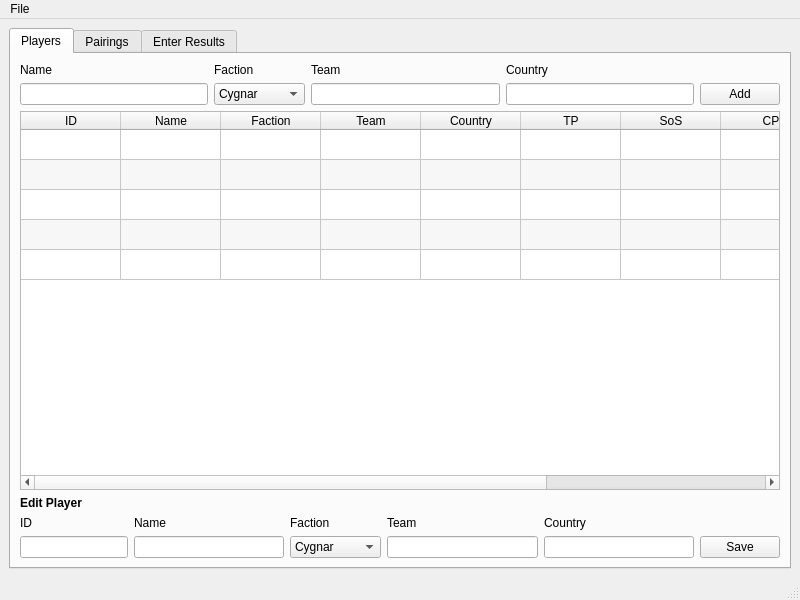
<?xml version="1.0" encoding="UTF-8"?>
<ui version="4.0">
 <class>MainWindow</class>
 <widget class="QMainWindow" name="MainWindow">
  <property name="geometry">
   <rect>
    <x>0</x>
    <y>0</y>
    <width>800</width>
    <height>600</height>
   </rect>
  </property>
  <property name="windowTitle">
   <string>WM Masters 2013</string>
  </property>
  <widget class="QWidget" name="centralwidget">
   <layout class="QHBoxLayout" name="horizontalLayout">
    <item>
     <widget class="QTabWidget" name="tabWidget">
      <property name="currentIndex">
       <number>0</number>
      </property>
      <widget class="QWidget" name="tab_players">
       <attribute name="title">
        <string>Players</string>
       </attribute>
       <layout class="QVBoxLayout" name="verticalLayout">
        <item>
         <layout class="QGridLayout" name="gridLayout">
          <item row="1" column="1">
           <widget class="QComboBox" name="c_faction">
            <item>
             <property name="text">
              <string>Cygnar</string>
             </property>
            </item>
            <item>
             <property name="text">
              <string>Cryx</string>
             </property>
            </item>
            <item>
             <property name="text">
              <string>Khador</string>
             </property>
            </item>
            <item>
             <property name="text">
              <string>Menoth</string>
             </property>
            </item>
            <item>
             <property name="text">
              <string>Retribution</string>
             </property>
            </item>
            <item>
             <property name="text">
              <string>Mercs</string>
             </property>
            </item>
            <item>
             <property name="text">
              <string>Trollbloods</string>
             </property>
            </item>
            <item>
             <property name="text">
              <string>Skorne</string>
             </property>
            </item>
            <item>
             <property name="text">
              <string>Circle</string>
             </property>
            </item>
            <item>
             <property name="text">
              <string>Legion</string>
             </property>
            </item>
            <item>
             <property name="text">
              <string>Minions</string>
             </property>
            </item>
           </widget>
          </item>
          <item row="1" column="3">
           <widget class="QLineEdit" name="e_country"/>
          </item>
          <item row="1" column="0">
           <widget class="QLineEdit" name="e_name"/>
          </item>
          <item row="0" column="1">
           <widget class="QLabel" name="label_2">
            <property name="text">
             <string>Faction</string>
            </property>
           </widget>
          </item>
          <item row="0" column="2">
           <widget class="QLabel" name="label_3">
            <property name="text">
             <string>Team</string>
            </property>
           </widget>
          </item>
          <item row="0" column="0">
           <widget class="QLabel" name="label">
            <property name="text">
             <string>Name</string>
            </property>
           </widget>
          </item>
          <item row="1" column="2">
           <widget class="QLineEdit" name="e_team"/>
          </item>
          <item row="0" column="3">
           <widget class="QLabel" name="label_4">
            <property name="text">
             <string>Country</string>
            </property>
           </widget>
          </item>
          <item row="1" column="4">
           <widget class="QPushButton" name="b_addPlayer">
            <property name="text">
             <string>Add</string>
            </property>
           </widget>
          </item>
         </layout>
        </item>
        <item>
         <widget class="QTableWidget" name="t_players">
          <property name="editTriggers">
           <set>QAbstractItemView::NoEditTriggers</set>
          </property>
          <property name="alternatingRowColors">
           <bool>true</bool>
          </property>
          <property name="sortingEnabled">
           <bool>false</bool>
          </property>
          <property name="rowCount">
           <number>5</number>
          </property>
          <property name="columnCount">
           <number>10</number>
          </property>
          <attribute name="horizontalHeaderDefaultSectionSize">
           <number>100</number>
          </attribute>
          <attribute name="horizontalHeaderShowSortIndicator" stdset="0">
           <bool>false</bool>
          </attribute>
          <attribute name="horizontalHeaderStretchLastSection">
           <bool>true</bool>
          </attribute>
          <attribute name="verticalHeaderVisible">
           <bool>false</bool>
          </attribute>
          <attribute name="verticalHeaderShowSortIndicator" stdset="0">
           <bool>false</bool>
          </attribute>
          <row/>
          <row/>
          <row/>
          <row/>
          <row/>
          <column>
           <property name="text">
            <string>ID</string>
           </property>
          </column>
          <column>
           <property name="text">
            <string>Name</string>
           </property>
          </column>
          <column>
           <property name="text">
            <string>Faction</string>
           </property>
          </column>
          <column>
           <property name="text">
            <string>Team</string>
           </property>
          </column>
          <column>
           <property name="text">
            <string>Country</string>
           </property>
          </column>
          <column>
           <property name="text">
            <string>TP</string>
           </property>
          </column>
          <column>
           <property name="text">
            <string>SoS</string>
           </property>
          </column>
          <column>
           <property name="text">
            <string>CP</string>
           </property>
          </column>
          <column>
           <property name="text">
            <string>KP</string>
           </property>
          </column>
          <column>
           <property name="text">
            <string/>
           </property>
          </column>
         </widget>
        </item>
        <item>
         <layout class="QGridLayout" name="gridLayout_4">
          <item row="0" column="0">
           <widget class="QLabel" name="label_19">
            <property name="styleSheet">
             <string notr="true">font-weight:bold;</string>
            </property>
            <property name="text">
             <string>Edit Player</string>
            </property>
           </widget>
          </item>
          <item row="2" column="4">
           <widget class="QLineEdit" name="e_country_2"/>
          </item>
          <item row="1" column="1">
           <widget class="QLabel" name="label_21">
            <property name="text">
             <string>Name</string>
            </property>
           </widget>
          </item>
          <item row="1" column="0">
           <widget class="QLabel" name="label_20">
            <property name="text">
             <string>ID</string>
            </property>
           </widget>
          </item>
          <item row="1" column="4">
           <widget class="QLabel" name="label_24">
            <property name="text">
             <string>Country</string>
            </property>
           </widget>
          </item>
          <item row="1" column="3">
           <widget class="QLabel" name="label_23">
            <property name="text">
             <string>Team</string>
            </property>
           </widget>
          </item>
          <item row="1" column="2">
           <widget class="QLabel" name="label_22">
            <property name="text">
             <string>Faction</string>
            </property>
           </widget>
          </item>
          <item row="2" column="2">
           <widget class="QComboBox" name="c_faction_2">
            <item>
             <property name="text">
              <string>Cygnar</string>
             </property>
            </item>
            <item>
             <property name="text">
              <string>Cryx</string>
             </property>
            </item>
            <item>
             <property name="text">
              <string>Khador</string>
             </property>
            </item>
            <item>
             <property name="text">
              <string>Menoth</string>
             </property>
            </item>
            <item>
             <property name="text">
              <string>Retribution</string>
             </property>
            </item>
            <item>
             <property name="text">
              <string>Mercs</string>
             </property>
            </item>
            <item>
             <property name="text">
              <string>Trollbloods</string>
             </property>
            </item>
            <item>
             <property name="text">
              <string>Skorne</string>
             </property>
            </item>
            <item>
             <property name="text">
              <string>Circle</string>
             </property>
            </item>
            <item>
             <property name="text">
              <string>Legion</string>
             </property>
            </item>
            <item>
             <property name="text">
              <string>Minions</string>
             </property>
            </item>
           </widget>
          </item>
          <item row="2" column="1">
           <widget class="QLineEdit" name="e_name_2"/>
          </item>
          <item row="2" column="3">
           <widget class="QLineEdit" name="e_team_2"/>
          </item>
          <item row="2" column="0">
           <widget class="QLineEdit" name="e_pUid">
            <property name="sizePolicy">
             <sizepolicy hsizetype="Minimum" vsizetype="Fixed">
              <horstretch>0</horstretch>
              <verstretch>0</verstretch>
             </sizepolicy>
            </property>
           </widget>
          </item>
          <item row="2" column="5">
           <widget class="QPushButton" name="b_editPlayer">
            <property name="text">
             <string>Save</string>
            </property>
           </widget>
          </item>
         </layout>
        </item>
       </layout>
      </widget>
      <widget class="QWidget" name="tab_pairings">
       <attribute name="title">
        <string>Pairings</string>
       </attribute>
       <layout class="QVBoxLayout" name="verticalLayout_2">
        <item>
         <layout class="QHBoxLayout" name="horizontalLayout_2">
          <item>
           <widget class="QLabel" name="label_5">
            <property name="text">
             <string>Show pairings for round:</string>
            </property>
           </widget>
          </item>
          <item>
           <widget class="QComboBox" name="c_pairRound">
            <property name="enabled">
             <bool>false</bool>
            </property>
           </widget>
          </item>
          <item>
           <spacer name="horizontalSpacer">
            <property name="orientation">
             <enum>Qt::Horizontal</enum>
            </property>
            <property name="sizeHint" stdset="0">
             <size>
              <width>40</width>
              <height>20</height>
             </size>
            </property>
           </spacer>
          </item>
          <item>
           <widget class="QPushButton" name="b_startNextRound">
            <property name="text">
             <string>Start next round</string>
            </property>
           </widget>
          </item>
         </layout>
        </item>
        <item>
         <widget class="QTableWidget" name="t_pairings">
          <property name="autoFillBackground">
           <bool>false</bool>
          </property>
          <property name="editTriggers">
           <set>QAbstractItemView::NoEditTriggers</set>
          </property>
          <property name="alternatingRowColors">
           <bool>true</bool>
          </property>
          <property name="rowCount">
           <number>5</number>
          </property>
          <attribute name="horizontalHeaderStretchLastSection">
           <bool>true</bool>
          </attribute>
          <attribute name="verticalHeaderVisible">
           <bool>false</bool>
          </attribute>
          <row/>
          <row/>
          <row/>
          <row/>
          <row/>
          <column>
           <property name="text">
            <string>Table #</string>
           </property>
          </column>
          <column>
           <property name="text">
            <string>Player A</string>
           </property>
          </column>
          <column>
           <property name="text">
            <string>Player B</string>
           </property>
          </column>
          <column>
           <property name="text">
            <string/>
           </property>
          </column>
         </widget>
        </item>
       </layout>
      </widget>
      <widget class="QWidget" name="tab_results">
       <attribute name="title">
        <string>Enter Results</string>
       </attribute>
       <layout class="QHBoxLayout" name="horizontalLayout_6">
        <item>
         <layout class="QVBoxLayout" name="verticalLayout_4">
          <item>
           <layout class="QHBoxLayout" name="horizontalLayout_4">
            <item>
             <widget class="QLabel" name="label_6">
              <property name="text">
               <string>Table number:</string>
              </property>
             </widget>
            </item>
            <item>
             <widget class="QLineEdit" name="e_tblnum">
              <property name="sizePolicy">
               <sizepolicy hsizetype="Minimum" vsizetype="Fixed">
                <horstretch>0</horstretch>
                <verstretch>0</verstretch>
               </sizepolicy>
              </property>
              <property name="inputMask">
               <string>009; </string>
              </property>
              <property name="placeholderText">
               <string>___</string>
              </property>
             </widget>
            </item>
            <item>
             <spacer name="horizontalSpacer_5">
              <property name="orientation">
               <enum>Qt::Horizontal</enum>
              </property>
              <property name="sizeType">
               <enum>QSizePolicy::Expanding</enum>
              </property>
              <property name="sizeHint" stdset="0">
               <size>
                <width>40</width>
                <height>20</height>
               </size>
              </property>
             </spacer>
            </item>
           </layout>
          </item>
          <item>
           <layout class="QGridLayout" name="gridLayout_2">
            <item row="2" column="4">
             <widget class="QLineEdit" name="e_pAcp">
              <property name="inputMask">
               <string>9; </string>
              </property>
              <property name="placeholderText">
               <string>_</string>
              </property>
             </widget>
            </item>
            <item row="1" column="0">
             <widget class="QLabel" name="label_8">
              <property name="text">
               <string>ID</string>
              </property>
             </widget>
            </item>
            <item row="1" column="4">
             <widget class="QLabel" name="label_11">
              <property name="text">
               <string>CP</string>
              </property>
             </widget>
            </item>
            <item row="2" column="0">
             <widget class="QLineEdit" name="e_pAuid">
              <property name="enabled">
               <bool>false</bool>
              </property>
              <property name="sizePolicy">
               <sizepolicy hsizetype="Expanding" vsizetype="Fixed">
                <horstretch>0</horstretch>
                <verstretch>0</verstretch>
               </sizepolicy>
              </property>
              <property name="font">
               <font>
                <weight>75</weight>
                <bold>true</bold>
               </font>
              </property>
             </widget>
            </item>
            <item row="1" column="5">
             <widget class="QLabel" name="label_12">
              <property name="text">
               <string>Destroyed</string>
              </property>
             </widget>
            </item>
            <item row="0" column="0">
             <widget class="QLabel" name="label_7">
              <property name="font">
               <font>
                <weight>75</weight>
                <bold>true</bold>
               </font>
              </property>
              <property name="text">
               <string>Player A</string>
              </property>
             </widget>
            </item>
            <item row="2" column="1">
             <widget class="QLineEdit" name="e_pAname">
              <property name="enabled">
               <bool>false</bool>
              </property>
              <property name="font">
               <font>
                <weight>75</weight>
                <bold>true</bold>
               </font>
              </property>
             </widget>
            </item>
            <item row="1" column="3">
             <widget class="QLabel" name="label_10">
              <property name="text">
               <string>TP</string>
              </property>
             </widget>
            </item>
            <item row="2" column="5">
             <widget class="QLineEdit" name="e_pAkp">
              <property name="inputMask">
               <string>009; </string>
              </property>
              <property name="placeholderText">
               <string>___</string>
              </property>
             </widget>
            </item>
            <item row="2" column="3">
             <widget class="QLineEdit" name="e_pAtp">
              <property name="inputMask">
               <string>9; </string>
              </property>
              <property name="text">
               <string/>
              </property>
              <property name="placeholderText">
               <string>_</string>
              </property>
             </widget>
            </item>
            <item row="1" column="1">
             <widget class="QLabel" name="label_9">
              <property name="text">
               <string>Name</string>
              </property>
             </widget>
            </item>
            <item row="1" column="2">
             <widget class="QLabel" name="label_27">
              <property name="text">
               <string>Faction</string>
              </property>
             </widget>
            </item>
            <item row="2" column="2">
             <widget class="QComboBox" name="c_pAfaction">
              <property name="enabled">
               <bool>true</bool>
              </property>
              <property name="font">
               <font>
                <weight>50</weight>
                <bold>false</bold>
               </font>
              </property>
              <item>
               <property name="text">
                <string>Cygnar</string>
               </property>
              </item>
              <item>
               <property name="text">
                <string>Cryx</string>
               </property>
              </item>
              <item>
               <property name="text">
                <string>Khador</string>
               </property>
              </item>
              <item>
               <property name="text">
                <string>Menoth</string>
               </property>
              </item>
              <item>
               <property name="text">
                <string>Retribution</string>
               </property>
              </item>
              <item>
               <property name="text">
                <string>Mercs</string>
               </property>
              </item>
              <item>
               <property name="text">
                <string>Trollbloods</string>
               </property>
              </item>
              <item>
               <property name="text">
                <string>Skorne</string>
               </property>
              </item>
              <item>
               <property name="text">
                <string>Circle</string>
               </property>
              </item>
              <item>
               <property name="text">
                <string>Legion</string>
               </property>
              </item>
              <item>
               <property name="text">
                <string>Minions</string>
               </property>
              </item>
             </widget>
            </item>
           </layout>
          </item>
          <item>
           <layout class="QGridLayout" name="gridLayout_3">
            <item row="2" column="1">
             <widget class="QLineEdit" name="e_pBname">
              <property name="enabled">
               <bool>false</bool>
              </property>
              <property name="font">
               <font>
                <weight>75</weight>
                <bold>true</bold>
               </font>
              </property>
             </widget>
            </item>
            <item row="1" column="3">
             <widget class="QLabel" name="label_16">
              <property name="text">
               <string>TP</string>
              </property>
             </widget>
            </item>
            <item row="2" column="4">
             <widget class="QLineEdit" name="e_pBcp">
              <property name="inputMask">
               <string>9; </string>
              </property>
              <property name="placeholderText">
               <string>_</string>
              </property>
             </widget>
            </item>
            <item row="1" column="1">
             <widget class="QLabel" name="label_15">
              <property name="text">
               <string>Name</string>
              </property>
             </widget>
            </item>
            <item row="1" column="4">
             <widget class="QLabel" name="label_17">
              <property name="text">
               <string>CP</string>
              </property>
             </widget>
            </item>
            <item row="2" column="3">
             <widget class="QLineEdit" name="e_pBtp">
              <property name="inputMask">
               <string>9; </string>
              </property>
              <property name="placeholderText">
               <string>_</string>
              </property>
             </widget>
            </item>
            <item row="1" column="0">
             <widget class="QLabel" name="label_13">
              <property name="text">
               <string>ID</string>
              </property>
             </widget>
            </item>
            <item row="2" column="0">
             <widget class="QLineEdit" name="e_pBuid">
              <property name="enabled">
               <bool>false</bool>
              </property>
              <property name="font">
               <font>
                <weight>75</weight>
                <bold>true</bold>
               </font>
              </property>
             </widget>
            </item>
            <item row="2" column="5">
             <widget class="QLineEdit" name="e_pBkp">
              <property name="inputMask">
               <string>009; </string>
              </property>
              <property name="placeholderText">
               <string>___</string>
              </property>
             </widget>
            </item>
            <item row="0" column="0">
             <widget class="QLabel" name="label_14">
              <property name="font">
               <font>
                <weight>75</weight>
                <bold>true</bold>
               </font>
              </property>
              <property name="text">
               <string>Player B</string>
              </property>
             </widget>
            </item>
            <item row="1" column="5">
             <widget class="QLabel" name="label_18">
              <property name="text">
               <string>Destroyed</string>
              </property>
             </widget>
            </item>
            <item row="2" column="2">
             <widget class="QComboBox" name="c_pBfaction">
              <property name="enabled">
               <bool>true</bool>
              </property>
              <property name="font">
               <font>
                <weight>50</weight>
                <bold>false</bold>
               </font>
              </property>
              <item>
               <property name="text">
                <string>Cygnar</string>
               </property>
              </item>
              <item>
               <property name="text">
                <string>Cryx</string>
               </property>
              </item>
              <item>
               <property name="text">
                <string>Khador</string>
               </property>
              </item>
              <item>
               <property name="text">
                <string>Menoth</string>
               </property>
              </item>
              <item>
               <property name="text">
                <string>Retribution</string>
               </property>
              </item>
              <item>
               <property name="text">
                <string>Mercs</string>
               </property>
              </item>
              <item>
               <property name="text">
                <string>Trollbloods</string>
               </property>
              </item>
              <item>
               <property name="text">
                <string>Skorne</string>
               </property>
              </item>
              <item>
               <property name="text">
                <string>Circle</string>
               </property>
              </item>
              <item>
               <property name="text">
                <string>Legion</string>
               </property>
              </item>
              <item>
               <property name="text">
                <string>Minions</string>
               </property>
              </item>
             </widget>
            </item>
            <item row="1" column="2">
             <widget class="QLabel" name="label_28">
              <property name="text">
               <string>Faction</string>
              </property>
             </widget>
            </item>
           </layout>
          </item>
          <item>
           <layout class="QHBoxLayout" name="horizontalLayout_5">
            <item>
             <spacer name="horizontalSpacer_3">
              <property name="orientation">
               <enum>Qt::Horizontal</enum>
              </property>
              <property name="sizeType">
               <enum>QSizePolicy::MinimumExpanding</enum>
              </property>
              <property name="sizeHint" stdset="0">
               <size>
                <width>40</width>
                <height>20</height>
               </size>
              </property>
             </spacer>
            </item>
            <item>
             <widget class="QPushButton" name="b_saveResult">
              <property name="text">
               <string>Save</string>
              </property>
             </widget>
            </item>
           </layout>
          </item>
          <item>
           <spacer name="verticalSpacer">
            <property name="orientation">
             <enum>Qt::Vertical</enum>
            </property>
            <property name="sizeHint" stdset="0">
             <size>
              <width>20</width>
              <height>40</height>
             </size>
            </property>
           </spacer>
          </item>
         </layout>
        </item>
       </layout>
       <zorder>horizontalSpacer_3</zorder>
       <zorder>b_saveResult</zorder>
       <zorder>layoutWidget</zorder>
       <zorder>textBrowser</zorder>
       <zorder>label_25</zorder>
       <zorder>label_26</zorder>
       <zorder>textBrowser_2</zorder>
       <zorder>horizontalSpacer_4</zorder>
       <zorder>horizontalSpacer_5</zorder>
       <zorder>verticalSpacer</zorder>
       <zorder></zorder>
       <zorder>horizontalSpacer_6</zorder>
       <zorder></zorder>
      </widget>
     </widget>
    </item>
   </layout>
  </widget>
  <widget class="QMenuBar" name="menubar">
   <property name="geometry">
    <rect>
     <x>0</x>
     <y>0</y>
     <width>800</width>
     <height>18</height>
    </rect>
   </property>
   <widget class="QMenu" name="menuFile">
    <property name="title">
     <string>File</string>
    </property>
    <addaction name="actionSave_tournament_state"/>
    <addaction name="actionLoad_tournament_state"/>
    <addaction name="actionLoad_Players"/>
   </widget>
   <addaction name="menuFile"/>
  </widget>
  <widget class="QStatusBar" name="statusbar"/>
  <action name="actionLoad_players_from_CSV">
   <property name="text">
    <string>Load players from CSV</string>
   </property>
  </action>
  <action name="actionSave_tournament_state">
   <property name="text">
    <string>Save tournament state</string>
   </property>
  </action>
  <action name="actionLoad_tournament_state">
   <property name="text">
    <string>Load tournament state</string>
   </property>
  </action>
  <action name="actionLoad_Players">
   <property name="text">
    <string>Load Players</string>
   </property>
  </action>
 </widget>
 <tabstops>
  <tabstop>e_name</tabstop>
  <tabstop>c_faction</tabstop>
  <tabstop>e_team</tabstop>
  <tabstop>e_country</tabstop>
  <tabstop>b_addPlayer</tabstop>
  <tabstop>e_pUid</tabstop>
  <tabstop>e_name_2</tabstop>
  <tabstop>c_faction_2</tabstop>
  <tabstop>e_team_2</tabstop>
  <tabstop>e_country_2</tabstop>
  <tabstop>b_editPlayer</tabstop>
  <tabstop>tabWidget</tabstop>
  <tabstop>t_players</tabstop>
  <tabstop>c_pairRound</tabstop>
  <tabstop>b_startNextRound</tabstop>
  <tabstop>t_pairings</tabstop>
  <tabstop>e_tblnum</tabstop>
  <tabstop>e_pAuid</tabstop>
  <tabstop>e_pAname</tabstop>
  <tabstop>c_pAfaction</tabstop>
  <tabstop>e_pAtp</tabstop>
  <tabstop>e_pAcp</tabstop>
  <tabstop>e_pAkp</tabstop>
  <tabstop>e_pBuid</tabstop>
  <tabstop>e_pBname</tabstop>
  <tabstop>c_pBfaction</tabstop>
  <tabstop>e_pBtp</tabstop>
  <tabstop>e_pBcp</tabstop>
  <tabstop>e_pBkp</tabstop>
  <tabstop>b_saveResult</tabstop>
 </tabstops>
 <resources/>
 <connections/>
</ui>
